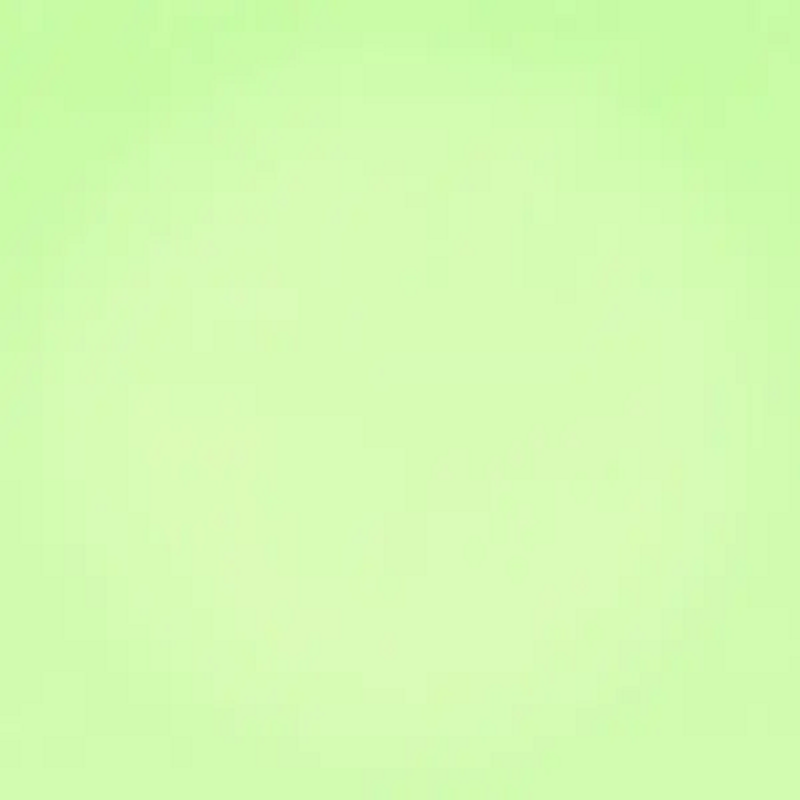

Rendered tile map (Tiled .tmx) drawn with the repository's tilesets; below, a short description and the full map source, tile grids included:
An orthogonal 4x4 tile map with 200x200 px tiles, 1 tile layer (图块层 1).

<map version="1.10" tiledversion="1.10.2" orientation="orthogonal" renderorder="right-down" width="4" height="4" tilewidth="200" tileheight="200" infinite="0" nextlayerid="2" nextobjectid="1">
 <tileset firstgid="1" name="222" tilewidth="200" tileheight="200" tilecount="16" columns="4">
  <image source="222.png" width="800" height="800" />
 </tileset>
 <layer id="1" name="图块层 1" width="4" height="4">
  <data encoding="csv">
1,2,3,4,
5,6,7,8,
9,10,11,12,
13,14,15,16
</data>
 </layer>
</map>
